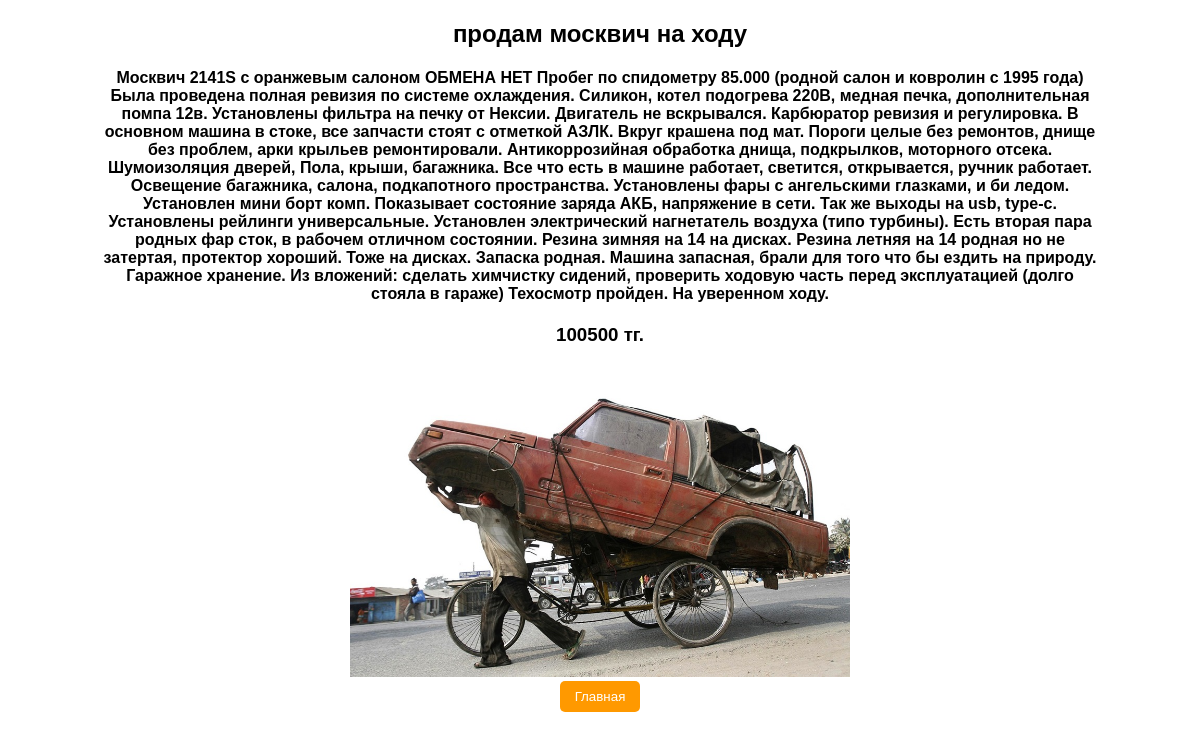
/post2, run on the app's committed database.
### tables this page shows
CREATE TABLE post(
             id INTEGER PRIMARY KEY AUTOINCREMENT,
             title TEXT NOT NULL UNIQUE,
             description TEXT NOT NULL UNIQUE,
             price INTEGER,
             photo_path TEXT
        );

### app.py (the view)
@app.route('/post<int:id>', methods=['GET', 'POST'])
def get_details(id):
    conn = sqlite3.connect('post.db')
    cursor = conn.cursor()
    cursor.execute('SELECT * FROM post WHERE id = ?', (id,))
    post = cursor.fetchone()
    conn.close()
    return render_template('post.html', post = post)

### templates/post.html (shortened to what this page needs)
<!DOCTYPE html>
<html lang="en">
<head>
    <link rel="stylesheet" href="{{ url_for('static', filename='css/base.css') }}">
</head>
<body>
    <center>
        <div class="lot">
            <h2>
                {{ post[1] }}
            </h2>
            <h4 style="padding: 0 100px;">
                {{ post[2] }}
            </h4>
            <h3>
                {{ post[3] }} тг.
            </h3>
            {% if post[4] != "upload_images/None" %}
                <img src="{{ post[4] }}" alt="Фото" style="max-width:500px;">
            {% endif %}
            <div class="profile-buttons">
                <a href="{{ url_for('get_main') }}"><button class="profile-button">Главная</button></a>
            </div>
        </div>
    </center>
</body>
</html>

### static/css/base.css (style rules this page uses)
body { font-family: Arial, sans-serif; margin: 0; padding: 0; }
.profile-buttons { display: flex; flex-direction: column; gap: 10px; }
.profile-button { background-color: #ff9900; border: none; padding: 8px 15px; border-radius: 5px; cursor: pointer; color: white; }

### data on the page
post: title "продам москвич на ходу", description "Москвич 2141S с оранжевым салоном ОБМЕНА НЕТ Пробег по спидометру 85.000 (родной салон и ковролин с 1995 года) Была проведена полная ревизия по системе охлаждения. Силикон, котел подогрева 220В, медная печка, дополнительная помпа 12в. Установлены фильтра на печку от Нексии. Двигатель не вскрывался. Карбюратор ревизия и регулировка. В основном машина в стоке, все запчасти стоят с отметкой АЗЛК. Вкруг крашена под мат. Пороги целые без ремонтов, днище без проблем, арки крыльев ремонтировали. Антикоррозийная обработка днища, подкрылков, моторного отсека. Шумоизоляция дверей, Пола, крыши, багажника. Все что есть в машине работает, светится, открывается, ручник работает. Освещение багажника,…", price "100500", photo_path (picture)
